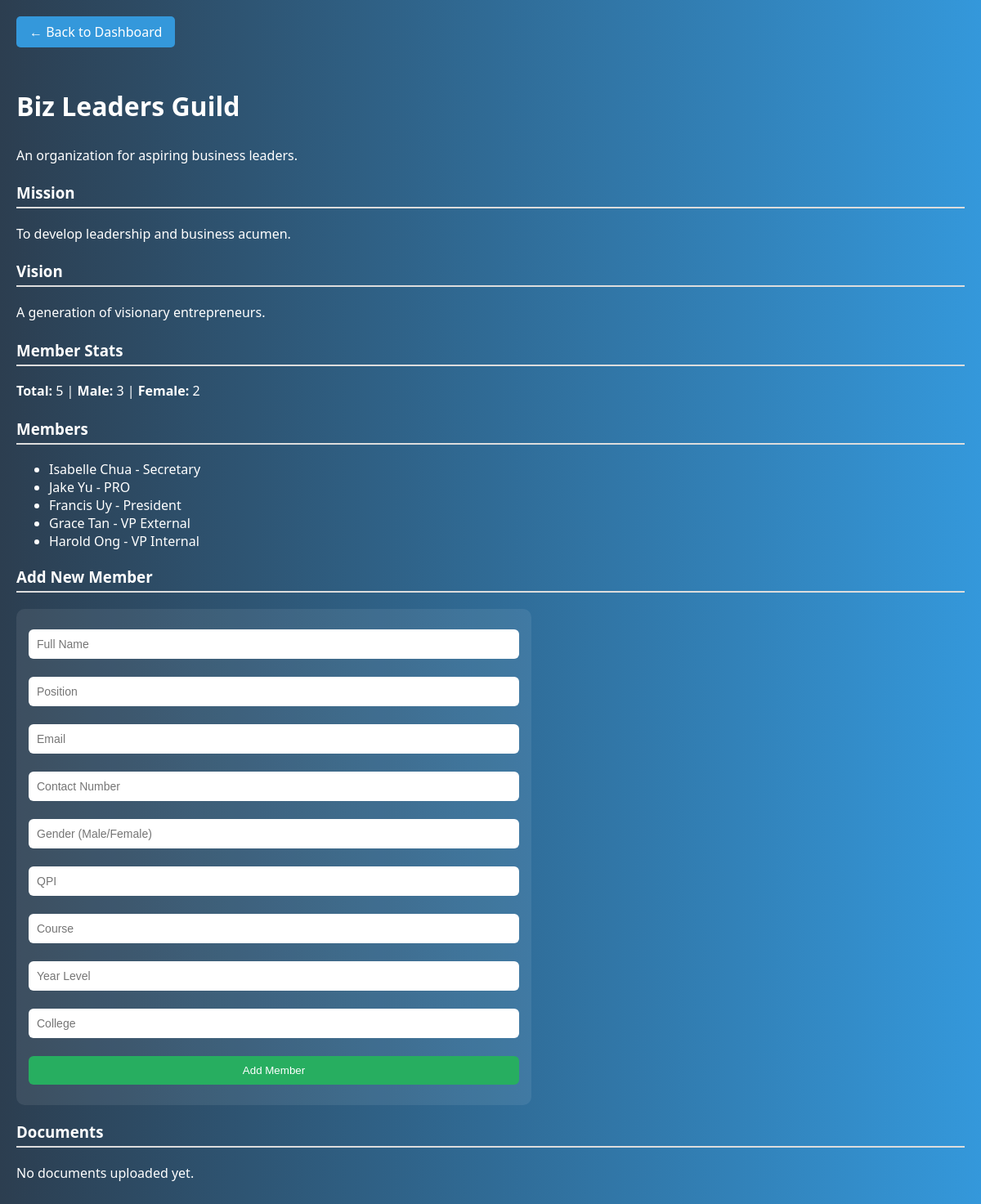
The app's page /organization/25 with its own data.
### tables this page shows
CREATE TABLE organizations (
        id INTEGER PRIMARY KEY AUTOINCREMENT,
        name TEXT NOT NULL,
        description TEXT,
        mission TEXT,
        vision TEXT,
        status TEXT DEFAULT 'Pending'
    );

CREATE TABLE members (
        id INTEGER PRIMARY KEY AUTOINCREMENT,
        org_id INTEGER,
        full_name TEXT,
        position TEXT,
        email TEXT,
        contact_no TEXT,
        sex TEXT,
        qpi REAL,
        course TEXT,
        year_level TEXT,
        college TEXT,
        FOREIGN KEY (org_id) REFERENCES organizations(id)
    );

### app.py (the view, shortened to what this page needs)
@app.route('/organization/<int:org_id>', methods=['GET', 'POST'])
def view_organization(org_id):
    db = get_db()
    org = db.execute('SELECT * FROM organizations WHERE id = ?', (org_id,)).fetchone()
    members = db.execute('''
        SELECT position, full_name, sex AS gender, qpi, id
        FROM members
        WHERE org_id = ?
    ''', (org_id,)).fetchall()
    documents = db.execute('SELECT * FROM documents WHERE org_id = ?', (org_id,)).fetchall()
    total_members = len(members)
    male_count = sum(1 for m in members if m['gender'] == 'Male')
    female_count = sum(1 for m in members if m['gender'] == 'Female')
    return render_template('organization_view.html',
                           org=org,
                           members=members,
                           documents=documents,
                           total_members=total_members,
                           male_count=male_count,
                           female_count=female_count)

### app.py (called while the page is built)
def get_db():
    db = getattr(g, '_database', None)
    if db is None:
        db = g._database = sqlite3.connect(DATABASE)
        db.row_factory = sqlite3.Row
    return db

@app.teardown_appcontext
def close_connection(exception):
    db = getattr(g, '_database', None)
    if db is not None:
        db.close()

### templates/organization_view.html (shortened to what this page needs)
{% extends 'base.html' %}
{% block content %}
<a href="{{ url_for('sacdev_dashboard') }}" class="back-btn">← Back to Dashboard</a>
<h2>{{ org.name }}</h2>
<p>{{ org.description }}</p>
<h3>Mission</h3>
<p>{{ org.mission }}</p>
<h3>Vision</h3>
<p>{{ org.vision }}</p>
<h3>Member Stats</h3>
<p><strong>Total:</strong> {{ total_members }} | <strong>Male:</strong> {{ male_count }} | <strong>Female:</strong> {{ female_count }}</p>
<h3>Members</h3>
<ul>
  {% for member in members %}
    <li>{{ member.full_name }} - {{ member.position }}</li>
  {% else %}
    <p>No members yet.</p>
  {% endfor %}
</ul>
<h3>Add New Member</h3>
<form method="POST" style="max-width: 600px;">
  <input type="text" name="full_name" placeholder="Full Name" required>
  <input type="text" name="position" placeholder="Position" required>
  <input type="email" name="email" placeholder="Email">
  <input type="text" name="contact_no" placeholder="Contact Number">
  <input type="text" name="sex" placeholder="Gender (Male/Female)">
  <input type="number" step="0.01" name="qpi" placeholder="QPI">
  <input type="text" name="course" placeholder="Course">
  <input type="text" name="year_level" placeholder="Year Level">
  <input type="text" name="college" placeholder="College">
  <button type="submit" class="submit-btn" style="width: 100%;">Add Member</button>
</form>
<h3>Documents</h3>
{% if documents %}
<ul>
  {% for doc in documents %}
    <li>{{ doc.title }} - <a href="{{ url_for('static', filename=doc.file_path) }}" target="_blank">View</a></li>
  {% endfor %}
</ul>
{% else %}
<p>No documents uploaded yet.</p>
{% endif %}
{% endblock %}

### static/styles.css (style rules this page uses)
body { font-family: Arial, sans-serif; background-color: #f4f4f4; }
input, button { width: 100%; margin: 10px 0; padding: 10px; }
button { background-color: #007bff; color: white; border: none; }
body { margin: 0; font-family: 'Segoe UI', sans-serif; background: linear-gradient(to right, #2c3e50, #3498db); color: white; }

### templates/organization_view.html (style rules this page uses)
body { font-family: 'Segoe UI', Tahoma, Geneva, Verdana, sans-serif; background-color: #2c3e50; margin: 0; padding: 20px; color: white; }
h2 { margin-top: 30px; font-size: 2em; }
h3 { margin-top: 20px; border-bottom: 2px solid #ddd; padding-bottom: 5px; }
p { line-height: 1.6; margin-bottom: 15px; color: white; }
a { color: #3498db; text-decoration: none; }
form { margin-top: 20px; background-color: rgba(255, 255, 255, 0.08); padding: 15px; border-radius: 10px; }
input[type="text"], input[type="email"], input[type="number"] { width: 100%; padding: 10px; margin-bottom: 12px; border-radius: 6px; border: none; font-size: 14px; box-sizing: border-box; }
.submit-btn { background-color: #27ae60; color: white; padding: 10px 20px; border: none; border-radius: 6px; cursor: pointer; }
.back-btn { display: inline-block; background: #3498db; padding: 8px 16px; color: white; text-decoration: none; border-radius: 5px; margin-bottom: 20px; }

### records on screen
organizations: name "Biz Leaders Guild", description "An organization for aspiring business leaders.", mission "To develop leadership and business acumen.", vision "A generation of visionary entrepreneurs."
members: full_name "Isabelle Chua", position "Secretary"
members: full_name "Jake Yu", position "PRO"
members: full_name "Francis Uy", position "President"
members: full_name "Grace Tan", position "VP External"
members: full_name "Harold Ong", position "VP Internal"

### other values on screen
{{ total_members }} "5"
{{ male_count }} "3"
{{ female_count }} "2"
